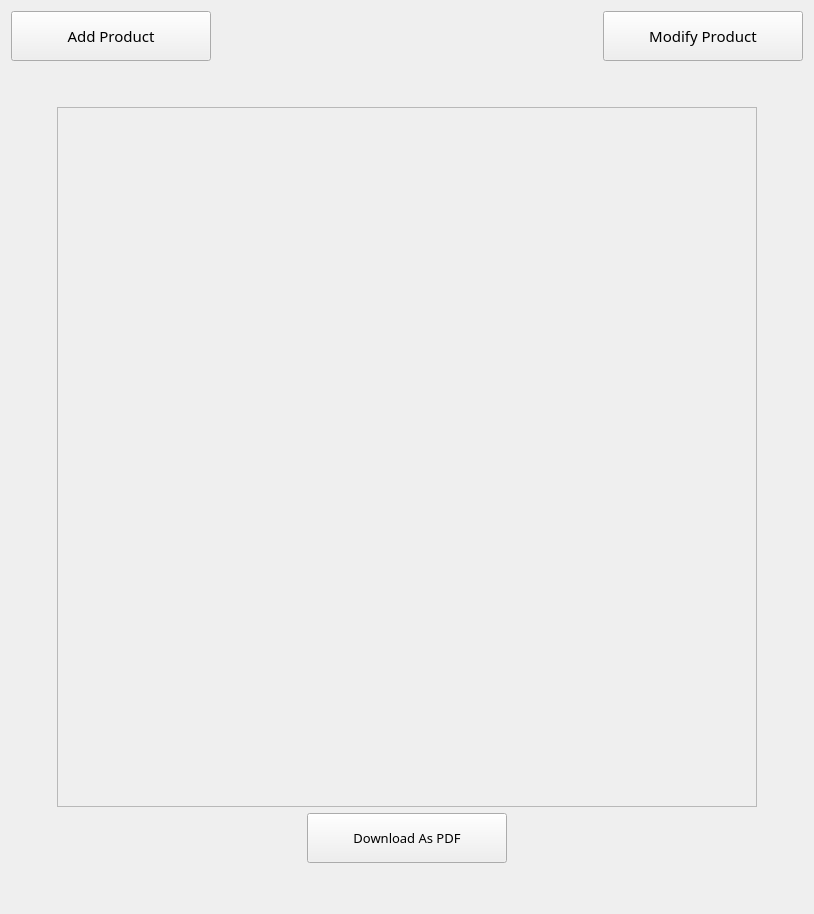
             <widget class="QWidget" name="stats_product">
              <layout class="QGridLayout" name="gridLayout_18">
               <item row="0" column="0">
                <layout class="QGridLayout" name="gridLayout_17">
                 <item row="0" column="0" colspan="3">
                  <layout class="QHBoxLayout" name="horizontalLayout_5">
                   <item>
                    <widget class="QPushButton" name="stats_add">
                     <property name="minimumSize">
                      <size>
                       <width>200</width>
                       <height>50</height>
                      </size>
                     </property>
                     <property name="maximumSize">
                      <size>
                       <width>200</width>
                       <height>50</height>
                      </size>
                     </property>
                     <property name="font">
                      <font>
                       <family>Microsoft YaHei</family>
                       <pointsize>11</pointsize>
                      </font>
                     </property>
                     <property name="cursor">
                      <cursorShape>PointingHandCursor</cursorShape>
                     </property>
                     <property name="text">
                      <string>Add Product</string>
                     </property>
                    </widget>
                   </item>
                   <item>
                    <spacer name="horizontalSpacer_29">
                     <property name="orientation">
                      <enum>Qt::Horizontal</enum>
                     </property>
                     <property name="sizeHint" stdset="0">
                      <size>
                       <width>40</width>
                       <height>20</height>
                      </size>
                     </property>
                    </spacer>
                   </item>
                   <item>
                    <widget class="QPushButton" name="stats_modify">
                     <property name="minimumSize">
                      <size>
                       <width>200</width>
                       <height>50</height>
                      </size>
                     </property>
                     <property name="maximumSize">
                      <size>
                       <width>200</width>
                       <height>50</height>
                      </size>
                     </property>
                     <property name="font">
                      <font>
                       <family>Microsoft YaHei</family>
                       <pointsize>11</pointsize>
                      </font>
                     </property>
                     <property name="cursor">
                      <cursorShape>PointingHandCursor</cursorShape>
                     </property>
                     <property name="text">
                      <string>Modify Product</string>
                     </property>
                    </widget>
                   </item>
                  </layout>
                 </item>
                 <item row="1" column="1">
                  <spacer name="verticalSpacer_11">
                   <property name="orientation">
                    <enum>Qt::Vertical</enum>
                   </property>
                   <property name="sizeHint" stdset="0">
                    <size>
                     <width>20</width>
                     <height>40</height>
                    </size>
                   </property>
                  </spacer>
                 </item>
                 <item row="2" column="0">
                  <spacer name="horizontalSpacer_14">
                   <property name="orientation">
                    <enum>Qt::Horizontal</enum>
                   </property>
                   <property name="sizeHint" stdset="0">
                    <size>
                     <width>40</width>
                     <height>20</height>
                    </size>
                   </property>
                  </spacer>
                 </item>
                 <item row="2" column="1">
                  <layout class="QVBoxLayout" name="verticalLayout_24">
                   <item>
                    <widget class="QFrame" name="product_donut_stats">
                     <property name="minimumSize">
                      <size>
                       <width>700</width>
                       <height>700</height>
                      </size>
                     </property>
                     <property name="maximumSize">
                      <size>
                       <width>700</width>
                       <height>700</height>
                      </size>
                     </property>
                     <property name="frameShape">
                      <enum>QFrame::StyledPanel</enum>
                     </property>
                     <property name="frameShadow">
                      <enum>QFrame::Raised</enum>
                     </property>
                    </widget>
                   </item>
                   <item>
                    <layout class="QHBoxLayout" name="horizontalLayout_30">
                     <item>
                      <spacer name="horizontalSpacer_30">
                       <property name="orientation">
                        <enum>Qt::Horizontal</enum>
                       </property>
                       <property name="sizeHint" stdset="0">
                        <size>
                         <width>40</width>
                         <height>20</height>
                        </size>
                       </property>
                      </spacer>
                     </item>
                     <item>
                      <widget class="QPushButton" name="product_stats_pdf">
                       <property name="minimumSize">
                        <size>
                         <width>200</width>
                         <height>50</height>
                        </size>
                       </property>
                       <property name="maximumSize">
                        <size>
                         <width>200</width>
                         <height>50</height>
                        </size>
                       </property>
                       <property name="font">
                        <font>
                         <family>Microsoft YaHei</family>
                         <pointsize>10</pointsize>
                        </font>
                       </property>
                       <property name="cursor">
                        <cursorShape>PointingHandCursor</cursorShape>
                       </property>
                       <property name="text">
                        <string>Download As PDF</string>
                       </property>
                      </widget>
                     </item>
                     <item>
                      <spacer name="horizontalSpacer_78">
                       <property name="orientation">
                        <enum>Qt::Horizontal</enum>
                       </property>
                       <property name="sizeHint" stdset="0">
                        <size>
                         <width>40</width>
                         <height>20</height>
                        </size>
                       </property>
                      </spacer>
                     </item>
                    </layout>
                   </item>
                  </layout>
                 </item>
                 <item row="2" column="2">
                  <spacer name="horizontalSpacer_15">
                   <property name="orientation">
                    <enum>Qt::Horizontal</enum>
                   </property>
                   <property name="sizeHint" stdset="0">
                    <size>
                     <width>40</width>
                     <height>20</height>
                    </size>
                   </property>
                  </spacer>
                 </item>
                 <item row="3" column="1">
                  <spacer name="verticalSpacer_12">
                   <property name="orientation">
                    <enum>Qt::Vertical</enum>
                   </property>
                   <property name="sizeHint" stdset="0">
                    <size>
                     <width>20</width>
                     <height>40</height>
                    </size>
                   </property>
                  </spacer>
                 </item>
                </layout>
               </item>
              </layout>
             </widget>
